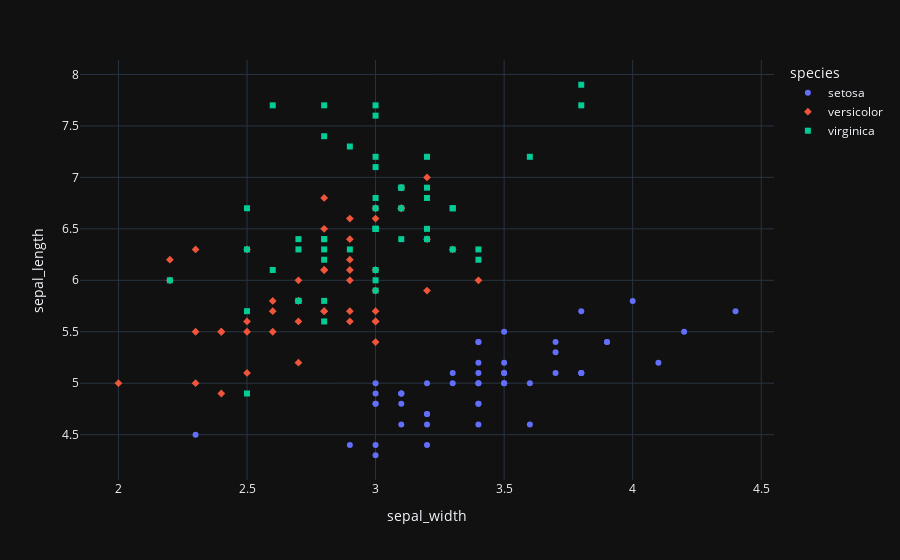

This figure's notebook cell:
### Code cell
df = px.data.iris()
# Параметр symbol изменяет маркеры точек по определенному столбцу
fig = px.scatter(df, x="sepal_width", y="sepal_length", color="species", symbol="species")
fig.show()

### Figure 1 — Plotly figure (JSON) as saved in the notebook; plotly's stock layout.template omitted (floating-point values rounded to 4 significant figures)
{"data": [{"hovertemplate": "species=setosa<br>sepal_width=%{x}<br>sepal_length=%{y}<extra></extra>", "legendgroup": "setosa", "marker": {"color": "#636efa", "symbol": "circle"}, "mode": "markers", "name": "setosa", "orientation": "v", "showlegend": true, "x": [3.5, 3.0, 3.2, 3.1, 3.6, 3.9, 3.4, 3.4, 2.9, 3.1, 3.7, 3.4, 3.0, 3.0, 4.0, 4.4, 3.9, 3.5, 3.8, 3.8, 3.4, 3.7, 3.6, 3.3, 3.4, 3.0, 3.4, 3.5, 3.4, 3.2, 3.1, 3.4, 4.1, 4.2, 3.1, 3.2, 3.5, 3.1, 3.0, 3.4, 3.5, 2.3, 3.2, 3.5, 3.8, 3.0, 3.8, 3.2, 3.7, 3.3], "xaxis": "x", "y": [5.1, 4.9, 4.7, 4.6, 5.0, 5.4, 4.6, 5.0, 4.4, 4.9, 5.4, 4.8, 4.8, 4.3, 5.8, 5.7, 5.4, 5.1, 5.7, 5.1, 5.4, 5.1, 4.6, 5.1, 4.8, 5.0, 5.0, 5.2, 5.2, 4.7, 4.8, 5.4, 5.2, 5.5, 4.9, 5.0, 5.5, 4.9, 4.4, 5.1, 5.0, 4.5, 4.4, 5.0, 5.1, 4.8, 5.1, 4.6, 5.3, 5.0], "yaxis": "y", "type": "scatter"}, {"hovertemplate": "species=versicolor<br>sepal_width=%{x}<br>sepal_length=%{y}<extra></extra>", "legendgroup": "versicolor", "marker": {"color": "#EF553B", "symbol": "diamond"}, "mode": "markers", "name": "versicolor", "orientation": "v", "showlegend": true, "x": [3.2, 3.2, 3.1, 2.3, 2.8, 2.8, 3.3, 2.4, 2.9, 2.7, 2.0, 3.0, 2.2, 2.9, 2.9, 3.1, 3.0, 2.7, 2.2, 2.5, 3.2, 2.8, 2.5, 2.8, 2.9, 3.0, 2.8, 3.0, 2.9, 2.6, 2.4, 2.4, 2.7, 2.7, 3.0, 3.4, 3.1, 2.3, 3.0, 2.5, 2.6, 3.0, 2.6, 2.3, 2.7, 3.0, 2.9, 2.9, 2.5, 2.8], "xaxis": "x", "y": [7.0, 6.4, 6.9, 5.5, 6.5, 5.7, 6.3, 4.9, 6.6, 5.2, 5.0, 5.9, 6.0, 6.1, 5.6, 6.7, 5.6, 5.8, 6.2, 5.6, 5.9, 6.1, 6.3, 6.1, 6.4, 6.6, 6.8, 6.7, 6.0, 5.7, 5.5, 5.5, 5.8, 6.0, 5.4, 6.0, 6.7, 6.3, 5.6, 5.5, 5.5, 6.1, 5.8, 5.0, 5.6, 5.7, 5.7, 6.2, 5.1, 5.7], "yaxis": "y", "type": "scatter"}, {"hovertemplate": "species=virginica<br>sepal_width=%{x}<br>sepal_length=%{y}<extra></extra>", "legendgroup": "virginica", "marker": {"color": "#00cc96", "symbol": "square"}, "mode": "markers", "name": "virginica", "orientation": "v", "showlegend": true, "x": [3.3, 2.7, 3.0, 2.9, 3.0, 3.0, 2.5, 2.9, 2.5, 3.6, 3.2, 2.7, 3.0, 2.5, 2.8, 3.2, 3.0, 3.8, 2.6, 2.2, 3.2, 2.8, 2.8, 2.7, 3.3, 3.2, 2.8, 3.0, 2.8, 3.0, 2.8, 3.8, 2.8, 2.8, 2.6, 3.0, 3.4, 3.1, 3.0, 3.1, 3.1, 3.1, 2.7, 3.2, 3.3, 3.0, 2.5, 3.0, 3.4, 3.0], "xaxis": "x", "y": [6.3, 5.8, 7.1, 6.3, 6.5, 7.6, 4.9, 7.3, 6.7, 7.2, 6.5, 6.4, 6.8, 5.7, 5.8, 6.4, 6.5, 7.7, 7.7, 6.0, 6.9, 5.6, 7.7, 6.3, 6.7, 7.2, 6.2, 6.1, 6.4, 7.2, 7.4, 7.9, 6.4, 6.3, 6.1, 7.7, 6.3, 6.4, 6.0, 6.9, 6.7, 6.9, 5.8, 6.8, 6.7, 6.7, 6.3, 6.5, 6.2, 5.9], "yaxis": "y", "type": "scatter"}], "layout": {"xaxis": {"anchor": "y", "domain": [0.0, 1.0], "title": {"text": "sepal_width"}}, "yaxis": {"anchor": "x", "domain": [0.0, 1.0], "title": {"text": "sepal_length"}}, "legend": {"title": {"text": "species"}, "tracegroupgap": 0}, "margin": {"t": 60}}}
